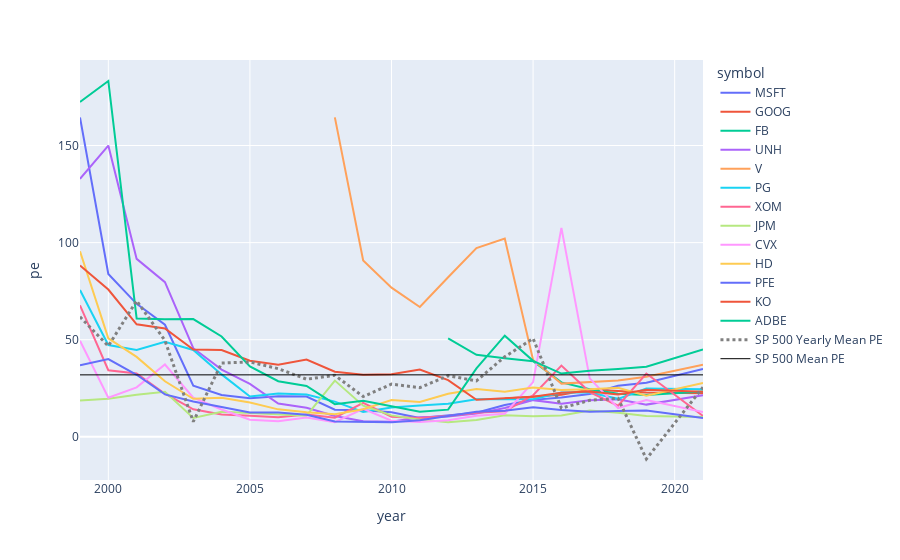

Notebook cell for this chart:
### Markdown cell above
### Price to earnings for some of the top SP500 stocks

### Code cell
#  drop any 2020 years because covid through off pe
pe_df = pe_df[pe_df['year'] != 2020]

# graph some of the top names by pe
sp_top_df = pe_df[pe_df['symbol'].isin(['AAPL','MSFT','BRK.B','GOOG','XOM','CVX','PG','UNH','JPM','V','HD','BAC','KO','PFE','ADBE','FB'])]

mean_df = pe_df.groupby('year')['pe'].mean()
mean_lst = [mean_df.mean()]*mean_df.size
mean_lst_top = sp_top_df.groupby('year')['pe'].mean().mean()

pe_dist = px.line(sp_top_df,
                  x='year',
                  y='pe',
                 color='symbol')

pe_dist.add_trace(go.Scatter(
                             x=mean_df.index,
                             y=mean_df,
                             mode='lines',                            
                             name='SP 500 Yearly Mean PE',
                             line=dict(color='gray',width=3,dash='dot')
                            ))

pe_dist.add_trace(go.Scatter(x=mean_df.index,
                             y=mean_lst,
                             mode='lines',                            
                             name='SP 500 Mean PE',
                             line=dict(color='black',width=1)
                            ))

pe_dist.show()

### Figure 1 — Plotly figure (JSON) as saved in the notebook; plotly's stock layout.template omitted (floating-point values rounded to 4 significant figures)
{"data": [{"hovertemplate": "symbol=MSFT<br>year=%{x}<br>pe=%{y}<extra></extra>", "legendgroup": "MSFT", "line": {"color": "#636efa", "dash": "solid"}, "marker": {"symbol": "circle"}, "mode": "lines", "name": "MSFT", "orientation": "v", "showlegend": true, "type": "scatter", "x": [1999, 2000, 2001, 2002, 2003, 2004, 2005, 2006, 2007, 2008, 2009, 2010, 2011, 2012, 2013, 2014, 2015, 2016, 2017, 2018, 2019, 2021], "xaxis": "x", "y": [164.4, 83.85, 68.47, 57.7, 26.28, 21.49, 19.86, 20.82, 20.7, 13.93, 13.63, 12.66, 9.718, 10.9, 12.36, 16.36, 19.02, 20.21, 22.07, 26.27, 27.86, 34.92], "yaxis": "y"}, {"hovertemplate": "symbol=GOOG<br>year=%{x}<br>pe=%{y}<extra></extra>", "legendgroup": "GOOG", "line": {"color": "#EF553B", "dash": "solid"}, "marker": {"symbol": "circle"}, "mode": "lines", "name": "GOOG", "orientation": "v", "showlegend": true, "type": "scatter", "x": [2014, 2015, 2016, 2017, 2018, 2019, 2021], "xaxis": "x", "y": [19.71, 20.55, 21.68, 24.32, 23.65, 22.76, 22.47], "yaxis": "y"}, {"hovertemplate": "symbol=FB<br>year=%{x}<br>pe=%{y}<extra></extra>", "legendgroup": "FB", "line": {"color": "#00cc96", "dash": "solid"}, "marker": {"symbol": "circle"}, "mode": "lines", "name": "FB", "orientation": "v", "showlegend": true, "type": "scatter", "x": [2012, 2013, 2014, 2015, 2016, 2017, 2018, 2019, 2021], "xaxis": "x", "y": [50.66, 42.24, 40.41, 38.93, 28.04, 24.52, 22.23, 21.57, 23.38], "yaxis": "y"}, {"hovertemplate": "symbol=UNH<br>year=%{x}<br>pe=%{y}<extra></extra>", "legendgroup": "UNH", "line": {"color": "#ab63fa", "dash": "solid"}, "marker": {"symbol": "circle"}, "mode": "lines", "name": "UNH", "orientation": "v", "showlegend": true, "type": "scatter", "x": [1999, 2000, 2001, 2002, 2003, 2004, 2005, 2006, 2007, 2008, 2009, 2010, 2011, 2012, 2013, 2014, 2015, 2016, 2017, 2018, 2019, 2021], "xaxis": "x", "y": [132.8, 150.0, 91.62, 79.6, 45.61, 34.61, 27.24, 17.13, 14.98, 10.7, 7.979, 7.784, 10.05, 10.45, 11.94, 14.86, 18.88, 17.07, 18.79, 19.29, 16.58, 21.37], "yaxis": "y"}, {"hovertemplate": "symbol=V<br>year=%{x}<br>pe=%{y}<extra></extra>", "legendgroup": "V", "line": {"color": "#FFA15A", "dash": "solid"}, "marker": {"symbol": "circle"}, "mode": "lines", "name": "V", "orientation": "v", "showlegend": true, "type": "scatter", "x": [2008, 2009, 2010, 2011, 2012, 2013, 2014, 2015, 2016, 2017, 2018, 2019, 2021], "xaxis": "x", "y": [164.5, 90.82, 76.8, 66.86, 82.18, 97.2, 102.1, 39.57, 27.38, 28.37, 29.02, 30.9, 37.12], "yaxis": "y"}, {"hovertemplate": "symbol=PG<br>year=%{x}<br>pe=%{y}<extra></extra>", "legendgroup": "PG", "line": {"color": "#19d3f3", "dash": "solid"}, "marker": {"symbol": "circle"}, "mode": "lines", "name": "PG", "orientation": "v", "showlegend": true, "type": "scatter", "x": [1999, 2000, 2001, 2002, 2003, 2004, 2005, 2006, 2007, 2008, 2009, 2010, 2011, 2012, 2013, 2014, 2015, 2016, 2017, 2018, 2019, 2021], "xaxis": "x", "y": [75.59, 47.26, 44.66, 48.96, 44.73, 32.13, 20.77, 22.33, 21.8, 18.11, 12.76, 15.1, 16.18, 16.99, 19.28, 19.43, 19.29, 22.85, 22.82, 19.55, 24.88, 24.53], "yaxis": "y"}, {"hovertemplate": "symbol=XOM<br>year=%{x}<br>pe=%{y}<extra></extra>", "legendgroup": "XOM", "line": {"color": "#FF6692", "dash": "solid"}, "marker": {"symbol": "circle"}, "mode": "lines", "name": "XOM", "orientation": "v", "showlegend": true, "type": "scatter", "x": [1999, 2000, 2001, 2002, 2003, 2004, 2005, 2006, 2007, 2008, 2009, 2010, 2011, 2012, 2013, 2014, 2015, 2016, 2017, 2018, 2019, 2021], "xaxis": "x", "y": [67.7, 34.26, 32.65, 22.19, 14.14, 11.49, 10.87, 10.12, 11.51, 9.875, 17.49, 10.34, 9.629, 10.7, 12.33, 13.16, 21.38, 36.65, 23.04, 15.98, 32.58, 10.69], "yaxis": "y"}, {"hovertemplate": "symbol=JPM<br>year=%{x}<br>pe=%{y}<extra></extra>", "legendgroup": "JPM", "line": {"color": "#B6E880", "dash": "solid"}, "marker": {"symbol": "circle"}, "mode": "lines", "name": "JPM", "orientation": "v", "showlegend": true, "type": "scatter", "x": [1999, 2000, 2001, 2002, 2003, 2004, 2005, 2006, 2007, 2008, 2009, 2010, 2011, 2012, 2013, 2014, 2015, 2016, 2017, 2018, 2019, 2021], "xaxis": "x", "y": [18.63, 19.61, 21.61, 23.13, 9.686, 12.93, 12.22, 11.5, 10.9, 28.94, 16.03, 11.03, 8.849, 7.507, 8.666, 11.07, 10.62, 10.99, 13.5, 12.41, 10.75, 10.19], "yaxis": "y"}, {"hovertemplate": "symbol=CVX<br>year=%{x}<br>pe=%{y}<extra></extra>", "legendgroup": "CVX", "line": {"color": "#FF97FF", "dash": "solid"}, "marker": {"symbol": "circle"}, "mode": "lines", "name": "CVX", "orientation": "v", "showlegend": true, "type": "scatter", "x": [1999, 2000, 2001, 2002, 2003, 2004, 2005, 2006, 2007, 2008, 2009, 2010, 2011, 2012, 2013, 2014, 2015, 2016, 2017, 2018, 2019, 2021], "xaxis": "x", "y": [49.5, 20.09, 25.47, 37.24, 20.16, 14.07, 8.815, 8.037, 9.961, 7.56, 14.44, 8.267, 7.646, 8.567, 10.89, 11.87, 28.15, 107.6, 30.1, 14.8, 18.96, 12.78], "yaxis": "y"}, {"hovertemplate": "symbol=HD<br>year=%{x}<br>pe=%{y}<extra></extra>", "legendgroup": "HD", "line": {"color": "#FECB52", "dash": "solid"}, "marker": {"symbol": "circle"}, "mode": "lines", "name": "HD", "orientation": "v", "showlegend": true, "type": "scatter", "x": [1999, 2000, 2001, 2002, 2003, 2004, 2005, 2006, 2007, 2008, 2009, 2010, 2011, 2012, 2013, 2014, 2015, 2016, 2017, 2018, 2019, 2021], "xaxis": "x", "y": [95.49, 50.72, 41.14, 28.6, 19.6, 20.08, 17.64, 14.13, 12.61, 11.58, 14.21, 18.95, 17.94, 22.15, 24.56, 23.26, 25.44, 24.13, 24.42, 25.29, 21.14, 27.7], "yaxis": "y"}, {"hovertemplate": "symbol=PFE<br>year=%{x}<br>pe=%{y}<extra></extra>", "legendgroup": "PFE", "line": {"color": "#636efa", "dash": "solid"}, "marker": {"symbol": "circle"}, "mode": "lines", "name": "PFE", "orientation": "v", "showlegend": true, "type": "scatter", "x": [1999, 2000, 2001, 2002, 2003, 2004, 2005, 2006, 2007, 2008, 2009, 2010, 2011, 2012, 2013, 2014, 2015, 2016, 2017, 2018, 2019, 2021], "xaxis": "x", "y": [36.86, 40.04, 31.94, 21.84, 18.16, 15.43, 12.48, 12.47, 11.36, 7.942, 7.699, 7.432, 8.537, 10.63, 12.91, 13.46, 15.19, 13.75, 12.91, 13.23, 13.56, 9.626], "yaxis": "y"}, {"hovertemplate": "symbol=KO<br>year=%{x}<br>pe=%{y}<extra></extra>", "legendgroup": "KO", "line": {"color": "#EF553B", "dash": "solid"}, "marker": {"symbol": "circle"}, "mode": "lines", "name": "KO", "orientation": "v", "showlegend": true, "type": "scatter", "x": [1999, 2000, 2001, 2002, 2003, 2004, 2005, 2006, 2007, 2008, 2009, 2010, 2011, 2012, 2013, 2014, 2015, 2016, 2017, 2018, 2019, 2021], "xaxis": "x", "y": [88.26, 75.81, 57.92, 55.74, 44.95, 44.67, 39.18, 37.12, 39.75, 33.5, 32.0, 32.22, 34.63, 29.21, 19.07, 19.97, 20.59, 22.72, 23.28, 21.82, 24.28, 23.14], "yaxis": "y"}, {"hovertemplate": "symbol=ADBE<br>year=%{x}<br>pe=%{y}<extra></extra>", "legendgroup": "ADBE", "line": {"color": "#00cc96", "dash": "solid"}, "marker": {"symbol": "circle"}, "mode": "lines", "name": "ADBE", "orientation": "v", "showlegend": true, "type": "scatter", "x": [1999, 2000, 2001, 2002, 2003, 2004, 2005, 2006, 2007, 2008, 2009, 2010, 2011, 2012, 2013, 2014, 2015, 2016, 2017, 2018, 2019, 2021], "xaxis": "x", "y": [172.4, 183.2, 60.92, 60.55, 60.6, 51.68, 36.21, 28.62, 26.14, 16.81, 18.56, 15.62, 12.86, 13.98, 35.19, 52.1, 39.11, 32.55, 33.98, 34.97, 36.05, 45.01], "yaxis": "y"}, {"line": {"color": "gray", "dash": "dot", "width": 3}, "mode": "lines", "name": "SP 500 Yearly Mean PE", "type": "scatter", "x": [1999, 2000, 2001, 2002, 2003, 2004, 2005, 2006, 2007, 2008, 2009, 2010, 2011, 2012, 2013, 2014, 2015, 2016, 2017, 2018, 2019, 2021], "y": [61.76, 46.75, 70.07, 49.56, 7.797, 37.96, 38.53, 35.09, 29.65, 31.66, 20.73, 27.1, 25.31, 31.45, 28.8, 41.23, 50.62, 14.76, 18.77, 19.87, -11.43, 25.52]}, {"line": {"color": "black", "width": 1}, "mode": "lines", "name": "SP 500 Mean PE", "type": "scatter", "x": [1999, 2000, 2001, 2002, 2003, 2004, 2005, 2006, 2007, 2008, 2009, 2010, 2011, 2012, 2013, 2014, 2015, 2016, 2017, 2018, 2019, 2021], "y": [31.89, 31.89, 31.89, 31.89, 31.89, 31.89, 31.89, 31.89, 31.89, 31.89, 31.89, 31.89, 31.89, 31.89, 31.89, 31.89, 31.89, 31.89, 31.89, 31.89, 31.89, 31.89]}], "layout": {"legend": {"title": {"text": "symbol"}, "tracegroupgap": 0}, "margin": {"t": 60}, "xaxis": {"anchor": "y", "domain": [0, 1], "title": {"text": "year"}}, "yaxis": {"anchor": "x", "domain": [0, 1], "title": {"text": "pe"}}}}
